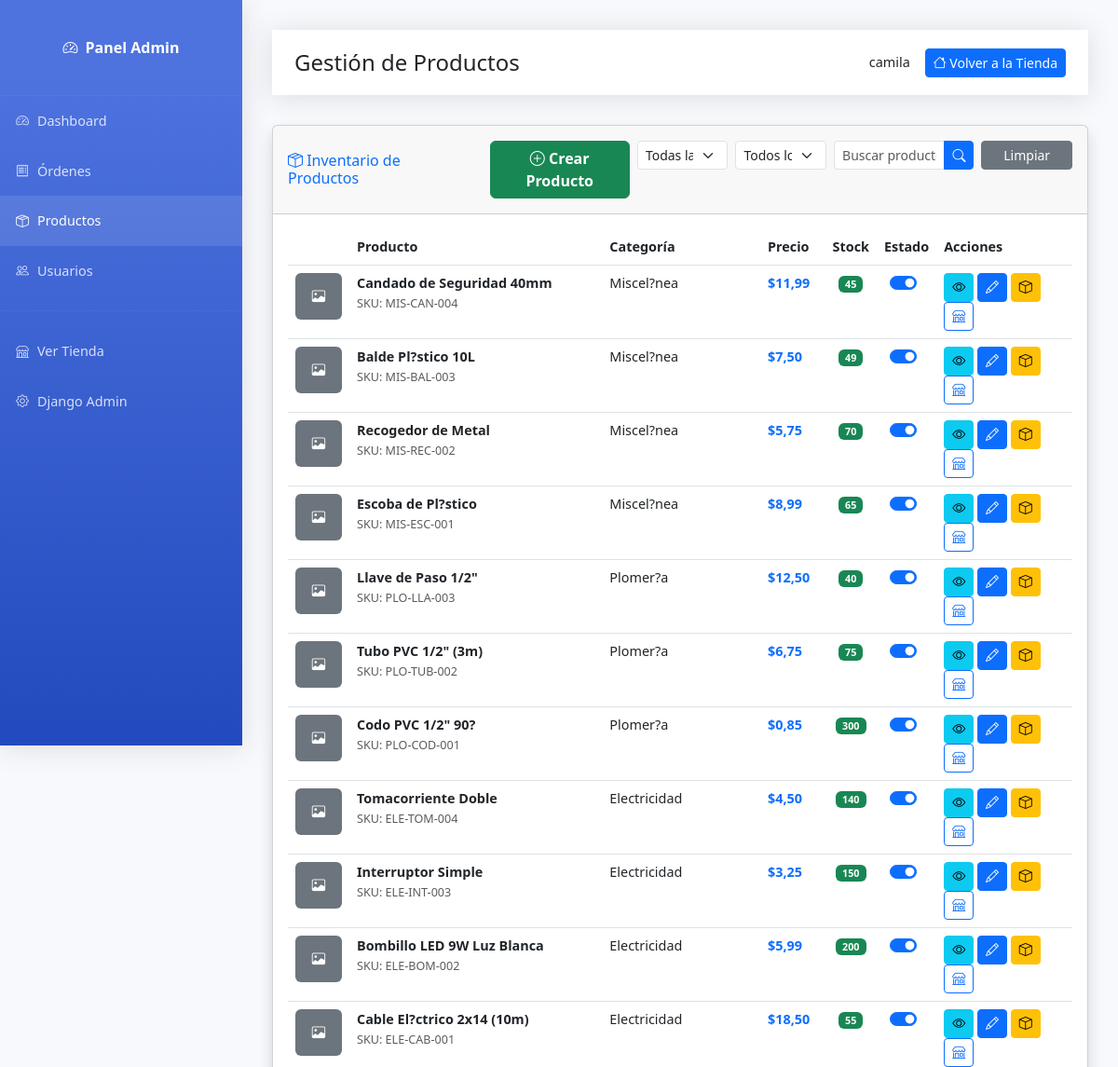
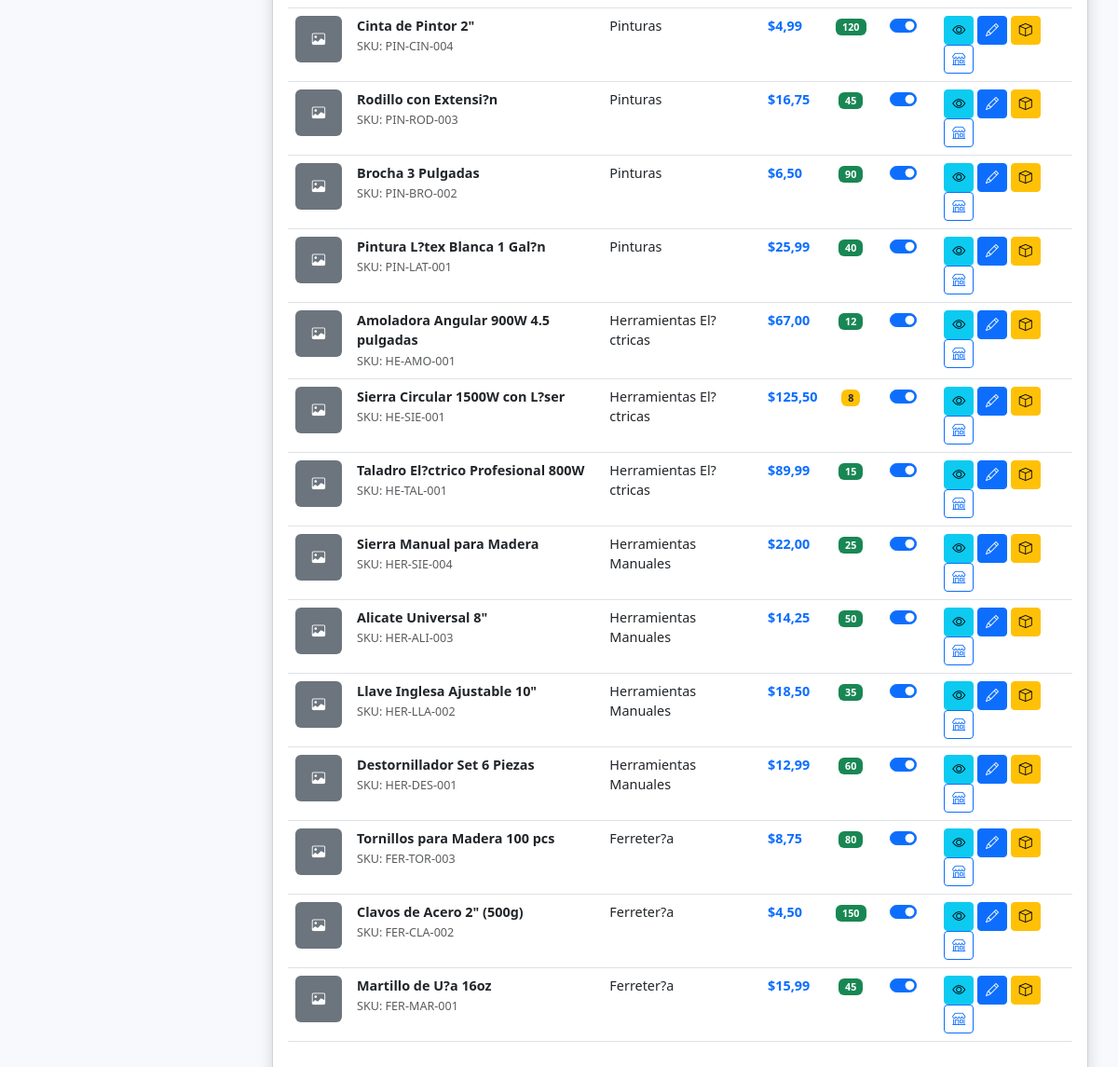
/admin-panel/productos/ (signed in), run on the app's committed database (2 pictures, top to bottom).
### shop/models.py (models this page shows, shortened)
class Product(models.Model):
    category = models.ForeignKey(
        Category,
        on_delete=models.CASCADE,
        related_name='products',
        verbose_name="Categoría",
        db_index=True  # ÍNDICE: Para búsquedas por categoría
    )
    name = models.CharField(max_length=200, verbose_name="Nombre", db_index=True)  # ÍNDICE: Para búsquedas
    description = models.TextField(verbose_name="Descripción")
    price = models.DecimalField(
        max_digits=10,
        decimal_places=2,
        validators=[MinValueValidator(Decimal('0.01'))],
        verbose_name="Precio",
        db_index=True  # ÍNDICE: Para ordenar por precio
    )
    stock = models.IntegerField(
        default=0,
        validators=[MinValueValidator(0)],
        verbose_name="Stock",
        db_index=True  # ÍNDICE: Para filtros de stock
    )
    image = models.ImageField(upload_to='products/', blank=True, null=True, verbose_name="Imagen")
    is_active = models.BooleanField(default=True, verbose_name="Activo", db_index=True)  # ÍNDICE: Filtro común
    featured = models.BooleanField(default=False, verbose_name="Destacado", db_index=True)  # ÍNDICE: Para featured
    sku = models.CharField(max_length=50, unique=True, verbose_name="SKU", db_index=True)  # ÍNDICE: Búsquedas por SKU
    created_at = models.DateTimeField(auto_now_add=True, db_index=True)  # ÍNDICE: Para ordenar
    updated_at = models.DateTimeField(auto_now=True)
    material = models.CharField(
        max_length=100,
        blank=True,
        verbose_name="Material",
        help_text="Ej: Acero galvanizado, Plástico ABS, Madera"
    )
    dimensiones = models.CharField(
        max_length=200,
        blank=True,
        verbose_name="Dimensiones",
        help_text="Ej: 10cm x 5cm x 2cm, Largo 50cm"
    )
    peso = models.DecimalField(
        max_digits=8,  # Permite hasta 999999.99 kg
        decimal_places=2,
        blank=True,
        null=True,
        verbose_name="Peso (kg)",
        help_text="Peso en kilogramos"
    )
    voltaje = models.CharField(
        max_length=50,
        blank=True,
        verbose_name="Voltaje",
        help_text="Ej: 110V, 220V, 12V DC"
    )
    potencia = models.CharField(
        max_length=50,
        blank=True,
        verbose_name="Potencia",
        help_text="Ej: 1500W, 2HP, 750W"
    )
    marca = models.CharField(
        max_length=100,
        blank=True,
        verbose_name="Marca",
        help_text="Fabricante o marca del producto"
    )
    garantia = models.CharField(
        max_length=100,
        blank=True,
        verbose_name="Garantía",
        help_text="Ej: 1 año, 6 meses, Sin garantía"
    )
    color = models.CharField(
        max_length=50,
        blank=True,
        verbose_name="Color",
        help_text="Color principal del producto"
    )
    uso_recomendado = models.TextField(
        blank=True,
        verbose_name="Uso Recomendado",
        help_text="Para qué se recomienda usar este producto"
    )
    class Meta:
        verbose_name = "Producto"
        verbose_name_plural = "Productos"
        ordering = ['-created_at']
        indexes = [
            models.Index(fields=['category', 'is_active', '-created_at']),
            models.Index(fields=['featured', 'is_active']),
            models.Index(fields=['is_active', 'stock']),
            models.Index(fields=['name', 'is_active']),
            models.Index(fields=['marca', 'is_active']),
        ]

class Category(models.Model):
    name = models.CharField(max_length=100, verbose_name="Nombre")
    description = models.TextField(blank=True, verbose_name="Descripción")
    slug = models.SlugField(unique=True, db_index=True)  # ÍNDICE: Para búsquedas por slug
    created_at = models.DateTimeField(auto_now_add=True, db_index=True)  # ÍNDICE: Para ordenar
    class Meta:
        verbose_name = "Categoría"
        verbose_name_plural = "Categorías"
        ordering = ['name']
        indexes = [
            models.Index(fields=['name']),
        ]

### shop/views/admin/products.py (the view)
# urls.py: path('admin-panel/productos/', views.admin_products, name='admin_products'),
@staff_member_required
def admin_products(request):
    category_filter = request.GET.get('category', '')
    stock_filter = request.GET.get('stock', '')
    search_query = request.GET.get('q', '')
    products = Product.objects.select_related('category')
    if category_filter:
        products = products.filter(category__slug=category_filter)
    if stock_filter == 'low':
        products = products.filter(stock__lte=10, stock__gt=0)
    elif stock_filter == 'out':
        products = products.filter(stock=0)
    if search_query:
        products = products.filter(
            Q(name__icontains=search_query) |
            Q(sku__icontains=search_query) |
            Q(description__icontains=search_query)
        )
    products = products.order_by('-created_at')
    categories = Category.objects.all()
    context = {
        'products': products,
        'categories': categories,
        'category_filter': category_filter,
        'stock_filter': stock_filter,
        'search_query': search_query,
    }
    return render(request, 'shop/admin/products.html', context)

### shop/templates/shop/admin/products.html (shortened to what this page needs)
{% extends 'shop/admin/base_admin.html' %}
{% block page_title %}Gestión de Productos{% endblock %}
{% block content %}
<div class="card shadow mb-4 fade-in">
    <div class="card-header py-3">
        <div class="row align-items-center">
            <div class="col-md-3">
                <h6 class="m-0 font-weight-bold text-primary mb-0">
                    <i class="bi bi-box-seam"></i> Inventario de Productos
                </h6>
            </div>
            <div class="col-md-9">
                <div class="row g-2">
                    <div class="col-md-3">
                        <a href="{% url 'shop:admin_product_create' %}" class="btn btn-success w-100">
                            <i class="bi bi-plus-circle"></i> <strong>Crear Producto</strong>
                        </a>
                    </div>
                    <div class="col-md-2">
                        <form method="get">
                            <select name="category" class="form-select form-select-sm" onchange="this.form.submit()">
                                <option value="">Todas las categorías</option>
                            </select>
                        </form>
                    </div>
                    <div class="col-md-2">
                        <form method="get">
                            <select name="stock" class="form-select form-select-sm" onchange="this.form.submit()">
                                <option value="">Todos los stocks</option>
                            </select>
                        </form>
                    </div>
                    <div class="col-md-3">
                        <form method="get">
                            <div class="input-group input-group-sm">
                                <input type="text"
                                       name="q"
                                       class="form-control"
                                       placeholder="Buscar productos..."
                                       value="{{ search_query }}">
                                <button class="btn btn-primary" type="submit">
                                    <i class="bi bi-search"></i>
                                </button>
                            </div>
                        </form>
                    </div>
                    <div class="col-md-2">
                        <a href="{% url 'shop:admin_products' %}" class="btn btn-sm btn-secondary w-100">
                            Limpiar
                        </a>
                    </div>
                </div>
            </div>
        </div>
    </div>
    <div class="card-body">
        {% if products %}
            <div class="table-responsive">
                <table class="table table-hover">
                    <thead>
                        <tr>
                            <th style="width: 60px;"></th>
                            <th>Producto</th>
                            <th>Categoría</th>
                            <th>Precio</th>
                            <th class="text-center">Stock</th>
                            <th class="text-center">Estado</th>
                            <th>Acciones</th>
                        </tr>
                    </thead>
                    <tbody>
                        {% for product in products %}
                        <tr>
                            <td>
                                {% if product.image %}
                                    <img src="{{ product.image.url }}"
                                         alt="{{ product.name }}"
                                         class="rounded"
                                         style="width: 50px; height: 50px; object-fit: cover;">
                                {% else %}
                                    <div class="bg-secondary rounded d-flex align-items-center justify-content-center"
                                         style="width: 50px; height: 50px;">
                                        <i class="bi bi-image text-white"></i>
                                    </div>
                                {% endif %}
                            </td>
                            <td>
                                <strong>{{ product.name }}</strong>
                                <br>
                                <small class="text-muted">SKU: {{ product.sku }}</small>
                            </td>
                            <td>{{ product.category.name }}</td>
                            <td><strong class="text-primary">${{ product.price }}</strong></td>
                            <td class="text-center">
                                <span class="badge
                                    {% if product.stock == 0 %}bg-danger
                                    {% elif product.stock <= 10 %}bg-warning text-dark
                                    {% else %}bg-success
                                    {% endif %}">
                                    {{ product.stock }}
                                </span>
                            </td>
                            <td class="text-center">
                                <div class="form-check form-switch d-inline-block">
                                    <input class="form-check-input product-toggle"
                                           type="checkbox"
                                           data-product-id="{{ product.id }}"
                                           {% if product.is_active %}checked{% endif %}>
                                </div>
                            </td>
                            <td>
                                <a href="{% url 'shop:admin_product_detail' product.id %}"
                                   class="btn btn-sm btn-info"
                                   title="Ver detalle">
                                    <i class="bi bi-eye"></i>
                                </a>
                                <a href="{% url 'shop:admin_product_edit' product.id %}"
                                   class="btn btn-sm btn-primary"
                                   title="Editar">
                                    <i class="bi bi-pencil"></i>
                                </a>
                                <button class="btn btn-sm btn-warning update-stock-btn"
                                        data-product-id="{{ product.id }}"
                                        data-product-name="{{ product.name }}"
                                        data-current-stock="{{ product.stock }}"
                                        title="Actualizar stock">
                                    <i class="bi bi-box"></i>
                                </button>
                                <a href="{% url 'shop:product_detail' product.id %}"
                                   class="btn btn-sm btn-outline-primary"
                                   target="_blank"
                                   title="Ver en tienda">
                                    <i class="bi bi-shop"></i>
                                </a>
                            </td>
                        </tr>
                        {% endfor %}
                    </tbody>
                </table>
            </div>
        {% endif %}
    </div>
</div>
{% endblock %}

### shop/templates/shop/admin/base_admin.html (shortened to what this page needs)
<!DOCTYPE html>
<html lang="es">
<head>
    <link href="https://cdn.jsdelivr.net/npm/bootstrap@5.3.0/dist/css/bootstrap.min.css" rel="stylesheet">
    <link rel="stylesheet" href="https://cdn.jsdelivr.net/npm/bootstrap-icons@1.10.0/font/bootstrap-icons.css">
    {% load static %}
    <link rel="stylesheet" href="{% static 'css/toast.css' %}">
    <link rel="stylesheet" href="{% static 'css/base_admin.css' %}">
</head>
<body>
    <div class="sidebar">
        <a class="sidebar-brand" href="{% url 'shop:admin_dashboard' %}">
            <i class="bi bi-speedometer2"></i>
            <span class="ms-2">Panel Admin</span>
        </a>
        <hr class="sidebar-divider my-0" style="border-color: rgba(255,255,255,0.15);">
        <ul class="nav flex-column">
            <li class="nav-item">
                <a class="nav-link {% if request.resolver_match.url_name == 'admin_dashboard' %}active{% endif %}"
                   href="{% url 'shop:admin_dashboard' %}">
                    <i class="bi bi-speedometer2"></i>
                    <span>Dashboard</span>
                </a>
            </li>
            <li class="nav-item">
                <a class="nav-link {% if 'admin_orders' in request.resolver_match.url_name %}active{% endif %}"
                   href="{% url 'shop:admin_orders' %}">
                    <i class="bi bi-receipt"></i>
                    <span>Órdenes</span>
                </a>
            </li>
            <li class="nav-item">
                <a class="nav-link {% if 'admin_products' in request.resolver_match.url_name %}active{% endif %}"
                   href="{% url 'shop:admin_products' %}">
                    <i class="bi bi-box-seam"></i>
                    <span>Productos</span>
                </a>
            </li>
            <li class="nav-item">
                <a class="nav-link {% if 'admin_users' in request.resolver_match.url_name %}active{% endif %}"
                   href="{% url 'shop:admin_users' %}">
                    <i class="bi bi-people"></i>
                    <span>Usuarios</span>
                </a>
            </li>
            <hr class="sidebar-divider" style="border-color: rgba(255,255,255,0.15);">
            <li class="nav-item">
                <a class="nav-link" href="{% url 'shop:home' %}" target="_blank">
                    <i class="bi bi-shop"></i>
                    <span>Ver Tienda</span>
                </a>
            </li>
            <li class="nav-item">
                <a class="nav-link" href="{% url 'admin:index' %}" target="_blank">
                    <i class="bi bi-gear"></i>
                    <span>Django Admin</span>
                </a>
            </li>
        </ul>
    </div>
    <div class="content-wrapper">
        <div class="topbar">
            <h4 class="mb-0">{% block page_title %}Panel de Administración{% endblock %}</h4>
            <div class="d-flex align-items-center">
                <span class="me-3">{{ user.get_full_name|default:user.username }}</span>
                <a href="{% url 'shop:home' %}" class="btn btn-primary btn-sm">
                    <i class="bi bi-house"></i> Volver a la Tienda
                </a>
            </div>
        </div>
        {% block content %}{% endblock %}
    </div>
</body>
</html>

### data on the page
Product: name "Candado de Seguridad 40mm", sku "MIS-CAN-004", category.name "Miscel?nea", price "11,99", stock "45", is_active "☑"
Product: name "Balde Pl?stico 10L", sku "MIS-BAL-003", category.name "Miscel?nea", price "7,50", stock "49", is_active "☑"
Product: name "Recogedor de Metal", sku "MIS-REC-002", category.name "Miscel?nea", price "5,75", stock "70", is_active "☑"
Product: name "Escoba de Pl?stico", sku "MIS-ESC-001", category.name "Miscel?nea", price "8,99", stock "65", is_active "☑"
Product: name "Llave de Paso 1/2\"", sku "PLO-LLA-003", category.name "Plomer?a", price "12,50", stock "40", is_active "☑"
Product: name "Tubo PVC 1/2\" (3m)", sku "PLO-TUB-002", category.name "Plomer?a", price "6,75", stock "75", is_active "☑"
Product: name "Codo PVC 1/2\" 90?", sku "PLO-COD-001", category.name "Plomer?a", price "0,85", stock "300", is_active "☑"
Product: name "Tomacorriente Doble", sku "ELE-TOM-004", category.name "Electricidad", price "4,50", stock "140", is_active "☑"
Product: name "Interruptor Simple", sku "ELE-INT-003", category.name "Electricidad", price "3,25", stock "150", is_active "☑"
Product: name "Bombillo LED 9W Luz Blanca", sku "ELE-BOM-002", category.name "Electricidad", price "5,99", stock "200", is_active "☑"
Product: name "Cable El?ctrico 2x14 (10m)", sku "ELE-CAB-001", category.name "Electricidad", price "18,50", stock "55", is_active "☑"
Product: name "Cinta de Pintor 2\"", sku "PIN-CIN-004", category.name "Pinturas", price "4,99", stock "120", is_active "☑"
Product: name "Rodillo con Extensi?n", sku "PIN-ROD-003", category.name "Pinturas", price "16,75", stock "45", is_active "☑"
Product: name "Brocha 3 Pulgadas", sku "PIN-BRO-002", category.name "Pinturas", price "6,50", stock "90", is_active "☑"
Product: name "Pintura L?tex Blanca 1 Gal?n", sku "PIN-LAT-001", category.name "Pinturas", price "25,99", stock "40", is_active "☑"
Product: name "Amoladora Angular 900W 4.5 pulgadas", sku "HE-AMO-001", category.name "Herramientas El?ctricas", price "67,00", stock "12", is_active "☑"
Product: name "Sierra Circular 1500W con L?ser", sku "HE-SIE-001", category.name "Herramientas El?ctricas", price "125,50", stock "8", is_active "☑"
Product: name "Taladro El?ctrico Profesional 800W", sku "HE-TAL-001", category.name "Herramientas El?ctricas", price "89,99", stock "15", is_active "☑"
Product: name "Sierra Manual para Madera", sku "HER-SIE-004", category.name "Herramientas Manuales", price "22,00", stock "25", is_active "☑"
Product: name "Alicate Universal 8\"", sku "HER-ALI-003", category.name "Herramientas Manuales", price "14,25", stock "50", is_active "☑"
Product: name "Llave Inglesa Ajustable 10\"", sku "HER-LLA-002", category.name "Herramientas Manuales", price "18,50", stock "35", is_active "☑"
Product: name "Destornillador Set 6 Piezas", sku "HER-DES-001", category.name "Herramientas Manuales", price "12,99", stock "60", is_active "☑"
Product: name "Tornillos para Madera 100 pcs", sku "FER-TOR-003", category.name "Ferreter?a", price "8,75", stock "80", is_active "☑"
Product: name "Clavos de Acero 2\" (500g)", sku "FER-CLA-002", category.name "Ferreter?a", price "4,50", stock "150", is_active "☑"
Product: name "Martillo de U?a 16oz", sku "FER-MAR-001", category.name "Ferreter?a", price "15,99", stock "45", is_active "☑"

### other printed values
{{ user.get_full_name|default:user.username }} "camila"
